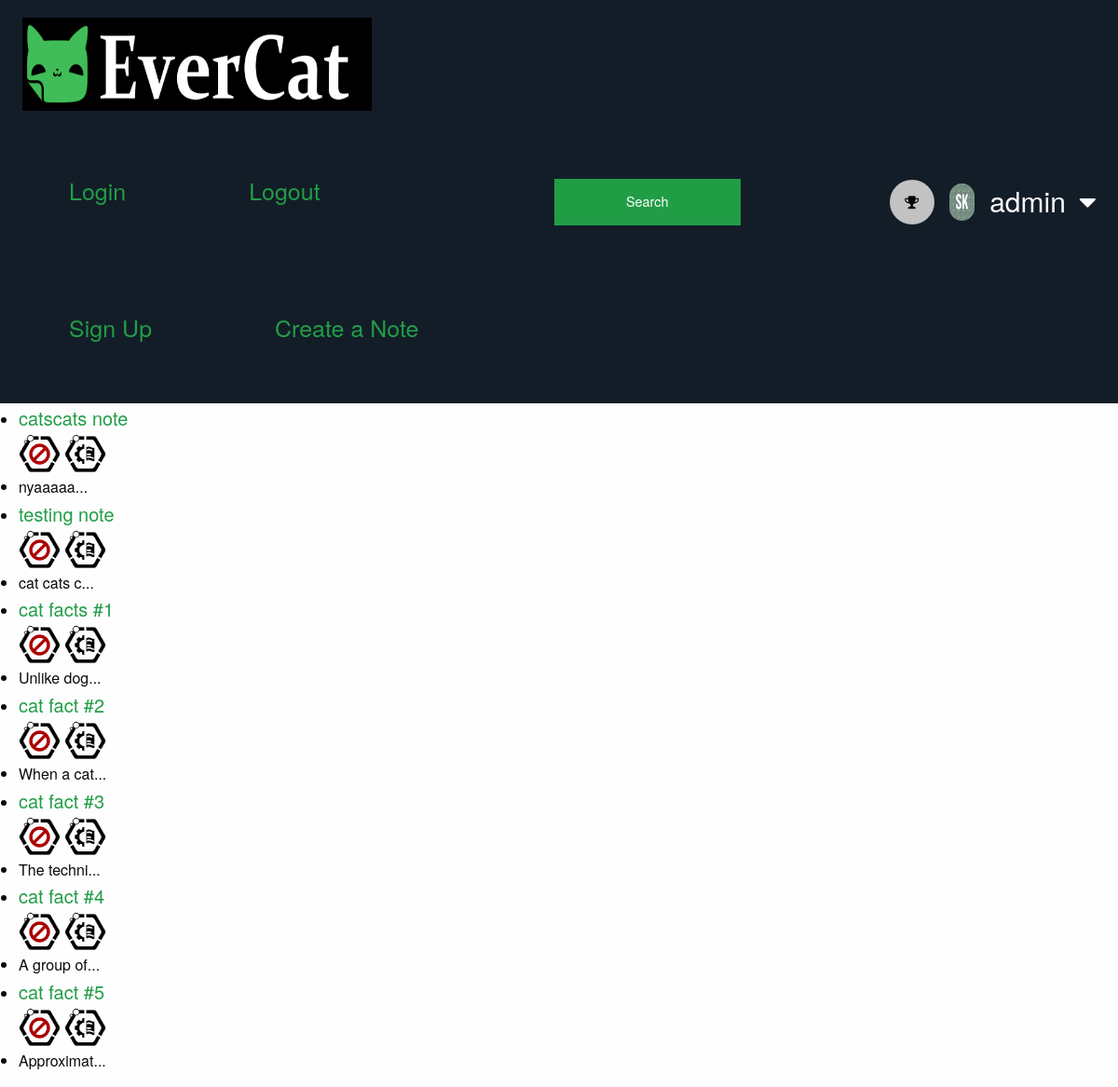
/notes/ (signed in), run on an earlier commit of the app's database.
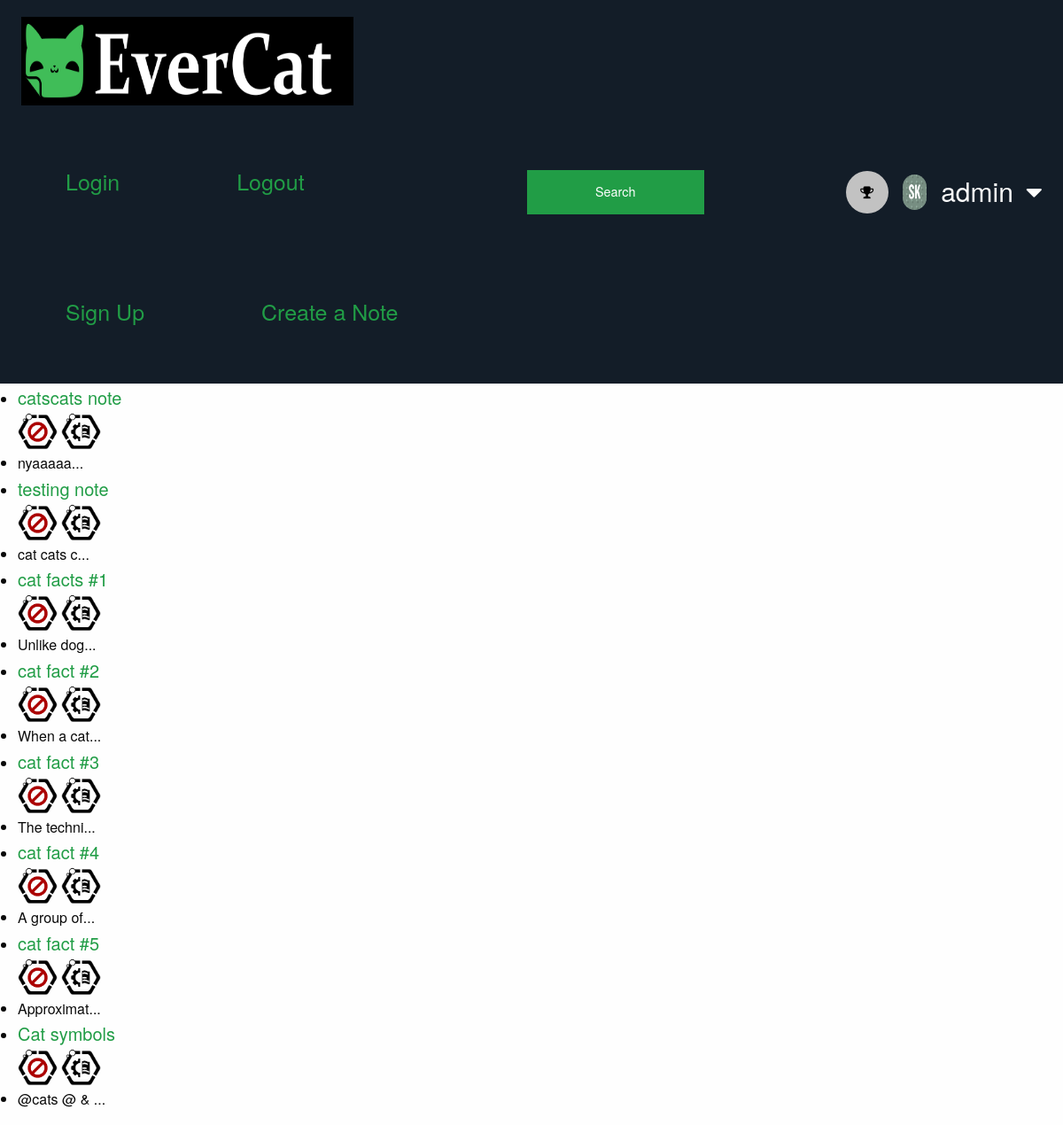
And on a later commit of the database.
### notes/models.py (models this page shows, shortened)
class note(models.Model):
    user = models.ForeignKey(User, default=1, null=True) #Each note belongs to a user
    title = models.CharField(max_length=150)
    content = models.CharField(max_length=200)

### notes/views.py (the view)
class IndexView(generic.ListView):
    template_name = 'notes/index.html'
    context_object_name = 'all_notes'
    def get_queryset(self):
        return note.objects.all()

### notes/templatetags/custom_tags.py (called while the page is built)
@register.filter(name='get_note_contents')
def get_note_contents(value):
    return value[:10] + "..."

### notes/templates/notes/index.html (shortened to what this page needs)
{% include 'notes/base.html' %}
{% load staticfiles %}
{% load custom_tags %}
{% block note_body %}
    {% if user.note_set %}
    <ul>
        {% for note in user.note_set.all %}
    <div class="notes">
        <div class="card-info-content">
            <div class="card-info-label">
                <li id="note_title"><a href="{% url 'notes:detail' note.id%}">{{note.title}}</a><br>
            <form action="{% url 'notes:note-delete' note.id %}" method="post" style="display: inline;">
                <button type="submit">
                <img src="{% static 'notes/images/delete.png' %}" width="45" />
                </button>
            </form>
            <form action="{% url 'notes:note-update' note.id %}" method="post" style="display: inline;">
                <button type="submit">
                <img src="{% static 'notes/images/edit.png' %}" width="45" />
                </button>
            </form>
        </li>
                <div class="card-info-label-text">
                    <li id="note_contents">{{ note.content|get_note_contents }}</li>
                </div>
            </div>
        </div>
    </div>
        {% endfor %}
    {% else %}
    <p>You don't have any notes</p>
    {% endif %}
{% endblock %}

What changed in the data, as far as the page shows it:
added note: title "Cat symbols", content|get_note_contents "@cats @ & ..."
